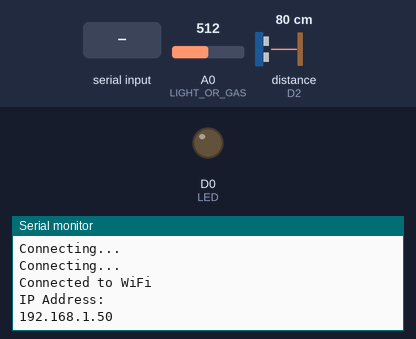
This sketch was run on a simulated ESP8266 (NodeMCU). On the bench: output pins drawn as LEDs (lit = HIGH), the last lines printed to the serial monitor. The inputs (shaded band) are chosen by the test bench; at power-on: A0 (LIGHT_OR_GAS) = 512, distance to the obstacle (sensor on D2) 80 cm. The echo pulse lasts 58.3 µs per cm; WiFi joins after 1.5 s; servers stay silent unless stated; pins used as bus, display or sensor lines are not drawn.

Above: at 3.2 s.
3.3 s: "stop\n" received over Serial
At 4.6 s:
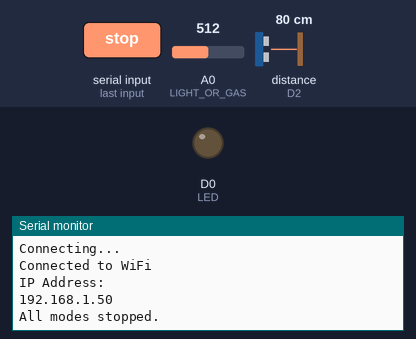
5.0 s: "distance\n" received over Serial
At 5.4 s:
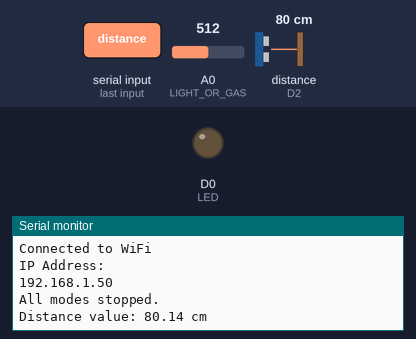
7.0 s: "light\n" received over Serial
At 7.4 s:
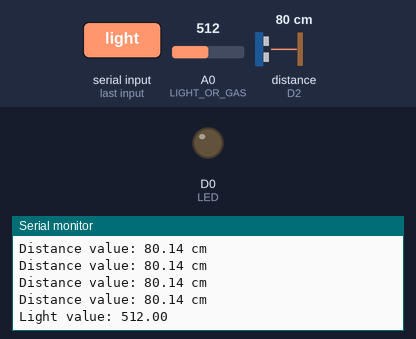

The sketch:

Stepper_sensors_wifi.ino
```cpp
#include <ESP8266WiFi.h>
#include <ESP8266WebServer.h>
#include <AccelStepper.h>
#include <DHT.h>

//Config
ESP8266WebServer server(80);

const char* ssid = "Linh";
const char* password = "0901176132@";

#define IN1 D5
#define IN2 D6
#define IN3 D7
#define IN4 D8
int stepperSpeed = 1000; // Good for 28BYJ-48
bool isRunning = false;
AccelStepper stepper(AccelStepper::FULL4WIRE, IN1, IN3, IN2, IN4);

const int LED = D0;

const int TRIG = D1;
const int ECHO = D2;
unsigned long duration;

const int LIGHT_OR_GAS = A0;

const int DHTPIN = D3;
const int DHTTYPE = DHT11;

DHT TEMP_HUM(DHTPIN, DHTTYPE);

float data;
String command;
unsigned long lastSensorReadTime = 0;
String currentState ="";

void connectWiFi() {
    Serial.println("Connecting to WiFi");
    WiFi.begin(ssid, password);

    while (WiFi.status() != WL_CONNECTED) {
      delay(1000);
      Serial.println("Connecting...");
    }

    Serial.println("Connected to WiFi");
    Serial.println("IP Address: ");
    Serial.println(WiFi.localIP());
}

void moveStepper(int steps) {
  stepper.move(steps);
  isRunning = true;
}

void measureDistance() {
    digitalWrite(TRIG, LOW);
    delayMicroseconds(2);
    digitalWrite(TRIG, HIGH);
    delayMicroseconds(10);
    digitalWrite(TRIG, LOW);
    duration = pulseIn(ECHO, HIGH);
    data = duration / 2.0 / 29.1;
}

void measureLightOrGas() {
    data = analogRead(LIGHT_OR_GAS);
}

void measureTemperature() {
    data = TEMP_HUM.readTemperature();
}

void HTTP_handleRoot() {
    String page = "<html><body><h1>Final Exam Check</h1>"
                "<img src=\"https://img2.thuthuatphanmem.vn/uploads/2018/12/31/hinh-anh-dong-de-thuong_112054094.gif\" id=\"gif\">"
                "<form id='controlForm'>"
                "<p>CONTROL PANEL</p>"
                "<select id='direction' name='direction'>"
                "<option value='forward'>Forward</option>"
                "<option value='backward'>Backward</option>"
                "</select>"
                "<br><br>"
                "<label for='stepSize'>STEP SIZE:</label>"
                "<input type='number' id='stepSizeInput' min='0' max='2048' value='2048' onchange='updateStepSizeSlider()'>"
                "<input type='range' id='stepSize' name='stepSize' min='0' max='2048' value='2048' onchange='updateStepSizeInput()'>"
                "<br><br>";

    page += "<input type='button' value='Apply' id='applyButton' onclick='sendSettings()' ";
    page += (isRunning ? "disabled" : "");
    page += ">"
        "<input type='button' value='Stop' id='stopButton' onclick='stopOperation()'>"
        "</form>"
        "<script>"
        "function updateStepSizeInput() {"
        "  var sliderValue = document.getElementById('stepSize').value;"
        "  document.getElementById('stepSizeInput').value = sliderValue;"
        "}"
        "function updateStepSizeSlider() {"
        "  var inputValue = document.getElementById('stepSizeInput').value;"
        "  if (inputValue < 0 || inputValue > 2048) {"
        "    alert('Value must be between 0 and 2048');"
        "    inputValue = Math.min(Math.max(inputValue, 0), 2048);"
        "    document.getElementById('stepSizeInput').value = inputValue;"
        "  }"
        "  document.getElementById('stepSize').value = inputValue;"
        "}"
        "function sendSettings() {"
        "  if (isRunning) return;"
        "  var direction = document.getElementById('direction').value;"
        "  var steps = (direction === 'forward' ? 1 : -1) * document.getElementById('stepSizeInput').value;"
        "  var xhr = new XMLHttpRequest();"
        "  xhr.open('GET', '/control?command=move&steps=' + steps, true);"
        "  xhr.send();"
        "}"
        "function stopOperation() {"
        "  var xhr = new XMLHttpRequest();"
        "  xhr.open('GET', '/control?command=stop', true);"
        "  xhr.send();"
        "}"
        "var isRunning = " + String(isRunning ? "true" : "false") + ";"
        "</script>"
        "</body></html>";


  // Append Sensor Data Section
    page += "<h2>Sensor Data</h2>"
          "<p>Current Value: <span id='sensorValue'>--</span></p>"
          "<script>"
          "setInterval(function() {"
          "  var xhttp = new XMLHttpRequest();"
          "  xhttp.onreadystatechange = function() {"
          "    if (this.readyState == 4 && this.status == 200) {"
          "      document.getElementById('sensorValue').innerHTML = this.responseText;"
          "    }"
          "  };"
          "  xhttp.open('GET', '/getdata1', true);"
          "  xhttp.send();"
          "}, 500);"
          "</script>";

    page += "</body></html>";

    server.send(200, "text/html", page);
}


void HTTP_handleControl() {
  String command = server.arg("command");

  if (command == "move") {
    if (!isRunning) {
      int steps = server.arg("steps").toInt();
      moveStepper(steps);
      stepper.runToPosition();
    }
  } else if (command == "stop") {
    stepper.stop();
    isRunning = false;
  }

  server.send(200, "text/html", "<html><body><h1>Command Processed</h1></body></html>");
}

void senddata() {
    String s = String(data);
    server.send(200, "text/plain", s);
}

void setup() {
    stepper.setMaxSpeed(stepperSpeed);
    stepper.setAcceleration(100);

    pinMode(LED, OUTPUT);

    pinMode(TRIG, OUTPUT);
    pinMode(ECHO, INPUT);

    TEMP_HUM.begin();

    Serial.begin(9600);
    connectWiFi();

    server.on("/", HTTP_handleRoot);
    server.on("/control", HTTP_handleControl);
    server.on("/getdata1", senddata);

    server.begin();
}

void loop() {
  server.handleClient();
  if (isRunning && !stepper.isRunning()) {
    isRunning = false;
  }
  if (Serial.available()) {
        currentState = Serial.readStringUntil('\n');
    }

    if (millis() - lastSensorReadTime > 500) {
        if (currentState == "distance") {
            measureDistance();
            Serial.print("Distance value: ");
            Serial.print(data);
            Serial.println(" cm");
        } else if (currentState == "light" || currentState == "gas") {
            measureLightOrGas();
            Serial.print(currentState == "light" ? "Light" : "Gas");
            Serial.print(" value: ");
            Serial.println(data);
        } else if (currentState == "temp") {
            measureTemperature();
            Serial.print("Temperature: ");
            Serial.println(data);
        } else if (currentState == "stop") {
            Serial.println("All modes stopped.");
            currentState = "";
        }
        lastSensorReadTime = millis();
    }
}
```

Measured:
- after the input at 3.3 s, the serial monitor: prints a new line after 0.21 s (image 1)
- after the input at 5.0 s, the serial monitor: prints a new line at once (image 2)
- after the input at 7.0 s, the serial monitor: prints a new line at once (image 3)
